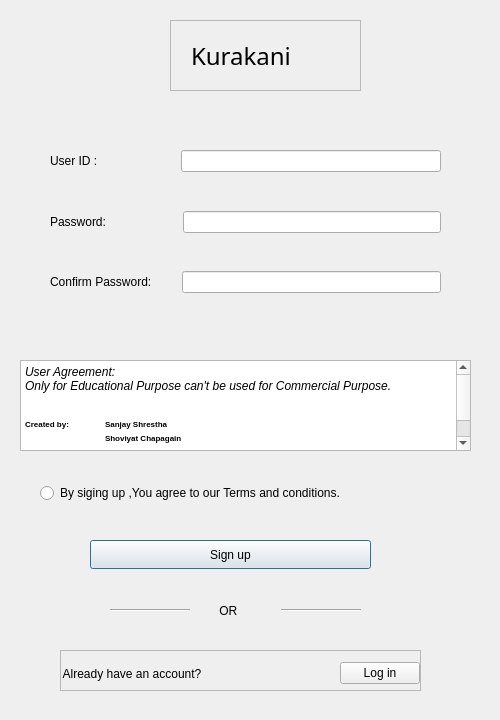
<?xml version="1.0" encoding="UTF-8"?>
<ui version="4.0">
 <class>Signup</class>
 <widget class="QDialog" name="Signup">
  <property name="geometry">
   <rect>
    <x>0</x>
    <y>0</y>
    <width>500</width>
    <height>720</height>
   </rect>
  </property>
  <property name="maximumSize">
   <size>
    <width>500</width>
    <height>720</height>
   </size>
  </property>
  <property name="windowTitle">
   <string>Kurakani Sign up</string>
  </property>
  <property name="windowIcon">
   <iconset theme="QIcon::ThemeIcon::AddressBookNew"/>
  </property>
  <widget class="QFrame" name="KurakaniLogin">
   <property name="enabled">
    <bool>true</bool>
   </property>
   <property name="geometry">
    <rect>
     <x>170</x>
     <y>20</y>
     <width>191</width>
     <height>71</height>
    </rect>
   </property>
   <property name="sizePolicy">
    <sizepolicy hsizetype="Preferred" vsizetype="Preferred">
     <horstretch>0</horstretch>
     <verstretch>0</verstretch>
    </sizepolicy>
   </property>
   <property name="frameShape">
    <enum>QFrame::Shape::StyledPanel</enum>
   </property>
   <property name="frameShadow">
    <enum>QFrame::Shadow::Raised</enum>
   </property>
   <widget class="QLabel" name="Loginlabel">
    <property name="geometry">
     <rect>
      <x>20</x>
      <y>20</y>
      <width>131</width>
      <height>31</height>
     </rect>
    </property>
    <property name="sizePolicy">
     <sizepolicy hsizetype="Preferred" vsizetype="Preferred">
      <horstretch>0</horstretch>
      <verstretch>0</verstretch>
     </sizepolicy>
    </property>
    <property name="font">
     <font>
      <family>Matura MT Script Capitals</family>
      <pointsize>18</pointsize>
      <bold>false</bold>
      <strikeout>false</strikeout>
     </font>
    </property>
    <property name="text">
     <string>Kurakani</string>
    </property>
    <property name="textFormat">
     <enum>Qt::TextFormat::MarkdownText</enum>
    </property>
    <property name="indent">
     <number>1</number>
    </property>
   </widget>
  </widget>
  <widget class="QTextBrowser" name="textBrowser">
   <property name="geometry">
    <rect>
     <x>20</x>
     <y>360</y>
     <width>451</width>
     <height>91</height>
    </rect>
   </property>
   <property name="html">
    <string>&lt;!DOCTYPE HTML PUBLIC &quot;-//W3C//DTD HTML 4.0//EN&quot; &quot;http://www.w3.org/TR/REC-html40/strict.dtd&quot;&gt;
&lt;html&gt;&lt;head&gt;&lt;meta name=&quot;qrichtext&quot; content=&quot;1&quot; /&gt;&lt;meta charset=&quot;utf-8&quot; /&gt;&lt;style type=&quot;text/css&quot;&gt;
p, li { white-space: pre-wrap; }
hr { height: 1px; border-width: 0; }
li.unchecked::marker { content: &quot;\2610&quot;; }
li.checked::marker { content: &quot;\2612&quot;; }
&lt;/style&gt;&lt;/head&gt;&lt;body style=&quot; font-family:'Segoe UI'; font-size:9pt; font-weight:400; font-style:normal;&quot;&gt;
&lt;p style=&quot; margin-top:0px; margin-bottom:0px; margin-left:0px; margin-right:0px; -qt-block-indent:0; text-indent:0px;&quot;&gt;&lt;span style=&quot; font-style:italic;&quot;&gt;User Agreement:&lt;/span&gt;&lt;/p&gt;
&lt;p style=&quot; margin-top:0px; margin-bottom:0px; margin-left:0px; margin-right:0px; -qt-block-indent:0; text-indent:0px;&quot;&gt;&lt;span style=&quot; font-style:italic;&quot;&gt;Only for Educational Purpose can't be used for Commercial Purpose.&lt;/span&gt;&lt;/p&gt;
&lt;p style=&quot;-qt-paragraph-type:empty; margin-top:0px; margin-bottom:0px; margin-left:0px; margin-right:0px; -qt-block-indent:0; text-indent:0px;&quot;&gt;&lt;br /&gt;&lt;/p&gt;
&lt;p style=&quot;-qt-paragraph-type:empty; margin-top:0px; margin-bottom:0px; margin-left:0px; margin-right:0px; -qt-block-indent:0; text-indent:0px;&quot;&gt;&lt;br /&gt;&lt;/p&gt;
&lt;p style=&quot; margin-top:0px; margin-bottom:0px; margin-left:0px; margin-right:0px; -qt-block-indent:0; text-indent:0px;&quot;&gt;&lt;span style=&quot; font-weight:700; vertical-align:super;&quot;&gt;Created by: 	Sanjay Shrestha&lt;/span&gt;&lt;/p&gt;
&lt;p style=&quot; margin-top:0px; margin-bottom:0px; margin-left:0px; margin-right:0px; -qt-block-indent:0; text-indent:0px;&quot;&gt;&lt;span style=&quot; font-weight:700; vertical-align:super;&quot;&gt;	Shoviyat Chapagain&lt;/span&gt;&lt;/p&gt;
&lt;p style=&quot; margin-top:0px; margin-bottom:0px; margin-left:0px; margin-right:0px; -qt-block-indent:0; text-indent:0px;&quot;&gt;&lt;span style=&quot; font-weight:700; vertical-align:super;&quot;&gt;	Pratyush Silwal&lt;/span&gt;&lt;/p&gt;
&lt;p style=&quot; margin-top:0px; margin-bottom:0px; margin-left:0px; margin-right:0px; -qt-block-indent:0; text-indent:0px;&quot;&gt;&lt;span style=&quot; font-weight:700; vertical-align:super;&quot;&gt;	Sachin Gautam&lt;/span&gt;&lt;/p&gt;&lt;/body&gt;&lt;/html&gt;</string>
   </property>
  </widget>
  <widget class="QRadioButton" name="radioButton">
   <property name="geometry">
    <rect>
     <x>40</x>
     <y>480</y>
     <width>381</width>
     <height>26</height>
    </rect>
   </property>
   <property name="text">
    <string>By siging up ,You agree to our Terms and conditions. </string>
   </property>
  </widget>
  <widget class="QPushButton" name="pushButton">
   <property name="geometry">
    <rect>
     <x>90</x>
     <y>540</y>
     <width>281</width>
     <height>29</height>
    </rect>
   </property>
   <property name="text">
    <string>Sign up</string>
   </property>
  </widget>
  <widget class="QFrame" name="frame">
   <property name="geometry">
    <rect>
     <x>60</x>
     <y>650</y>
     <width>361</width>
     <height>41</height>
    </rect>
   </property>
   <property name="frameShape">
    <enum>QFrame::Shape::StyledPanel</enum>
   </property>
   <property name="frameShadow">
    <enum>QFrame::Shadow::Raised</enum>
   </property>
  </widget>
  <widget class="QWidget" name="layoutWidget_3">
   <property name="geometry">
    <rect>
     <x>110</x>
     <y>600</y>
     <width>251</width>
     <height>22</height>
    </rect>
   </property>
   <layout class="QHBoxLayout" name="horizontalLayout_2">
    <item>
     <widget class="Line" name="line">
      <property name="orientation">
       <enum>Qt::Orientation::Horizontal</enum>
      </property>
     </widget>
    </item>
    <item>
     <widget class="QLabel" name="label_8">
      <property name="text">
       <string>       OR</string>
      </property>
     </widget>
    </item>
    <item>
     <widget class="Line" name="line_2">
      <property name="orientation">
       <enum>Qt::Orientation::Horizontal</enum>
      </property>
     </widget>
    </item>
   </layout>
  </widget>
  <widget class="QWidget" name="layoutWidget_4">
   <property name="geometry">
    <rect>
     <x>50</x>
     <y>630</y>
     <width>370</width>
     <height>87</height>
    </rect>
   </property>
   <layout class="QHBoxLayout" name="horizontalLayout">
    <item>
     <widget class="QLabel" name="label_9">
      <property name="text">
       <string>    Already have an account? </string>
      </property>
     </widget>
    </item>
    <item>
     <spacer name="horizontalSpacer">
      <property name="orientation">
       <enum>Qt::Orientation::Horizontal</enum>
      </property>
      <property name="sizeHint" stdset="0">
       <size>
        <width>40</width>
        <height>20</height>
       </size>
      </property>
     </spacer>
    </item>
    <item>
     <widget class="QPushButton" name="pushButton_2">
      <property name="text">
       <string>Log in</string>
      </property>
     </widget>
    </item>
   </layout>
  </widget>
  <widget class="QWidget" name="layoutWidget">
   <property name="geometry">
    <rect>
     <x>50</x>
     <y>150</y>
     <width>391</width>
     <height>152</height>
    </rect>
   </property>
   <layout class="QVBoxLayout" name="verticalLayout">
    <property name="spacing">
     <number>30</number>
    </property>
    <item>
     <layout class="QFormLayout" name="formLayout_2">
      <property name="horizontalSpacing">
       <number>30</number>
      </property>
      <property name="verticalSpacing">
       <number>50</number>
      </property>
      <item row="0" column="1">
       <widget class="QLineEdit" name="Unewline"/>
      </item>
      <item row="0" column="0">
       <widget class="QLabel" name="label">
        <property name="text">
         <string>User ID :                </string>
        </property>
       </widget>
      </item>
     </layout>
    </item>
    <item>
     <layout class="QFormLayout" name="formLayout_7">
      <property name="horizontalSpacing">
       <number>30</number>
      </property>
      <item row="0" column="0">
       <widget class="QLabel" name="label_6">
        <property name="text">
         <string>Password:              </string>
        </property>
       </widget>
      </item>
      <item row="0" column="1">
       <widget class="QLineEdit" name="Pnewline">
        <property name="echoMode">
         <enum>QLineEdit::EchoMode::Password</enum>
        </property>
       </widget>
      </item>
     </layout>
    </item>
    <item>
     <layout class="QFormLayout" name="formLayout_8">
      <property name="horizontalSpacing">
       <number>30</number>
      </property>
      <item row="0" column="0">
       <widget class="QLabel" name="label_7">
        <property name="text">
         <string>Confirm Password:</string>
        </property>
       </widget>
      </item>
      <item row="0" column="1">
       <widget class="QLineEdit" name="Cnewline">
        <property name="echoMode">
         <enum>QLineEdit::EchoMode::Password</enum>
        </property>
       </widget>
      </item>
     </layout>
    </item>
   </layout>
  </widget>
 </widget>
 <resources/>
 <connections/>
</ui>
